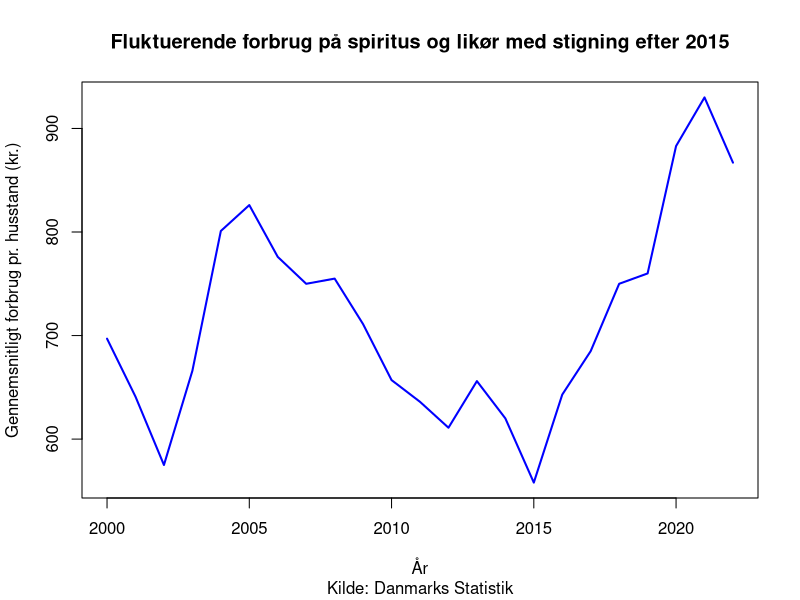
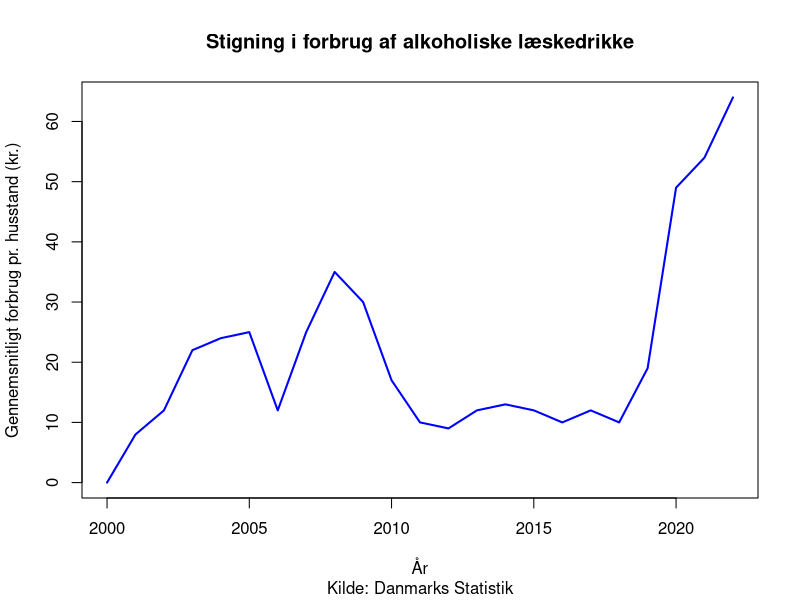
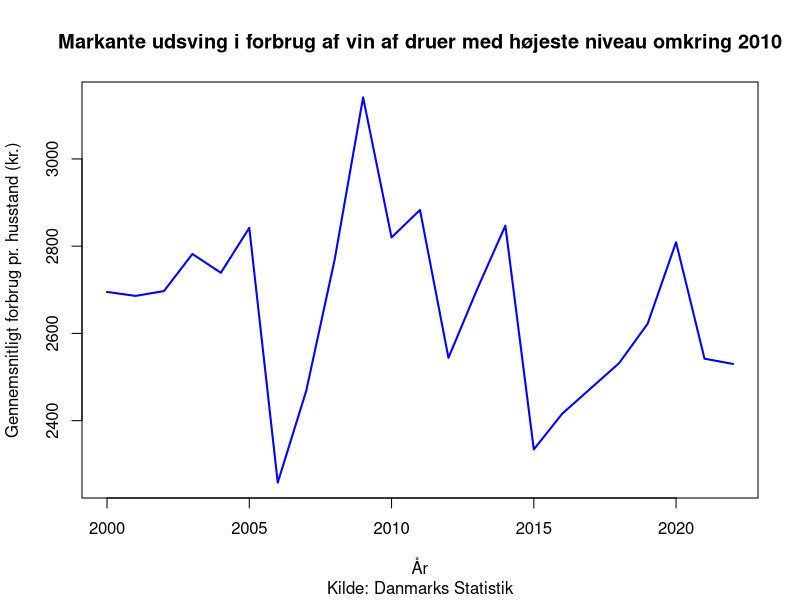
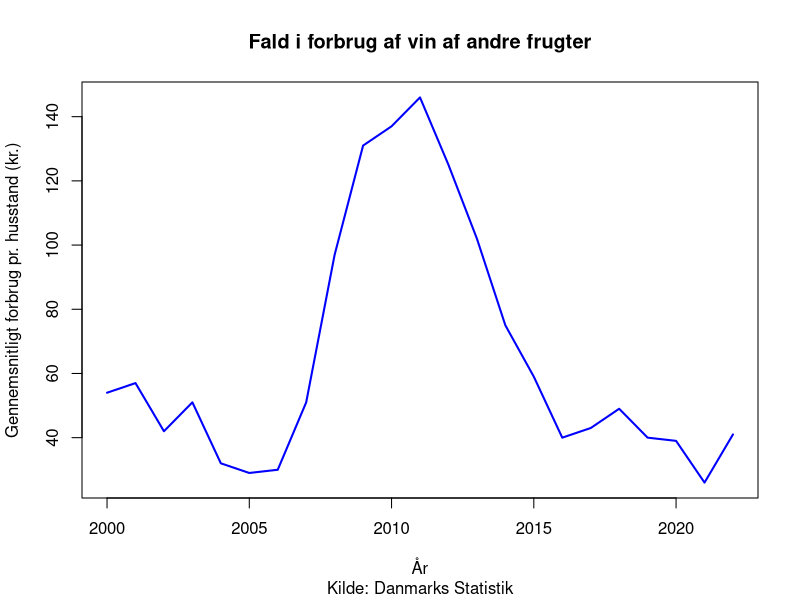
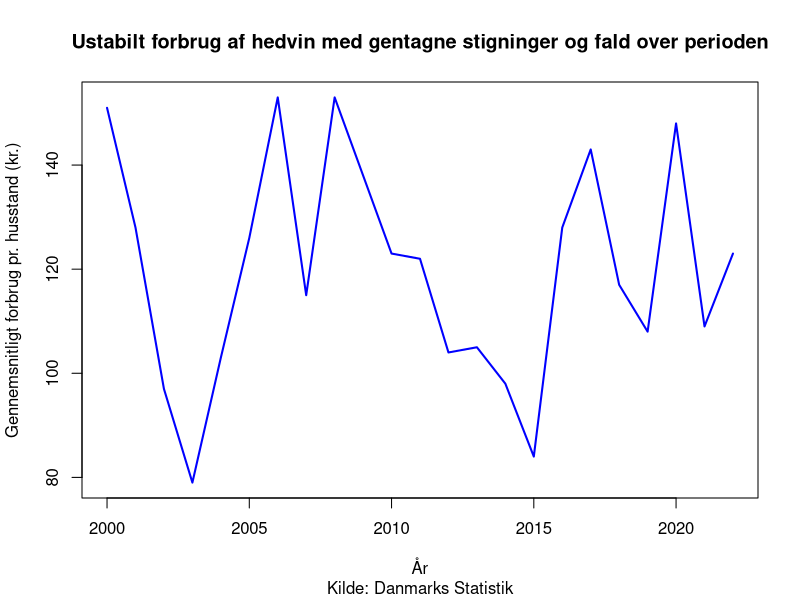
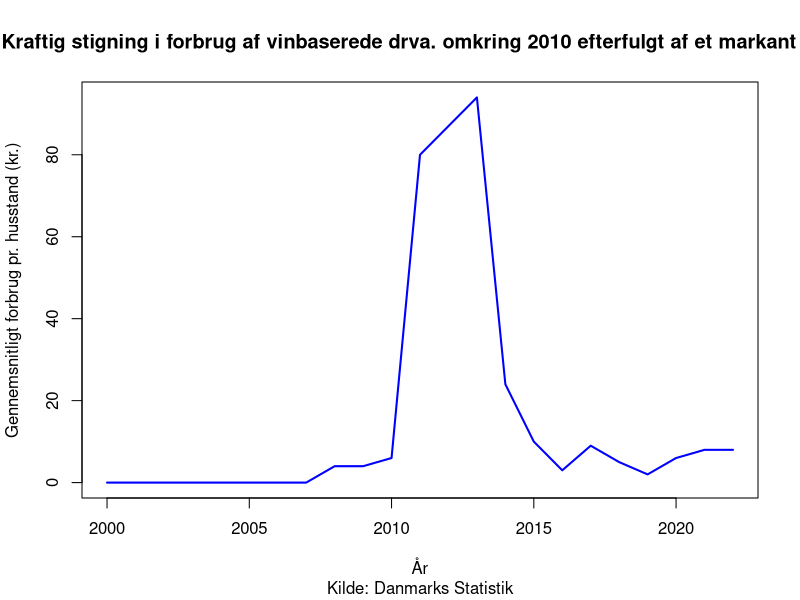
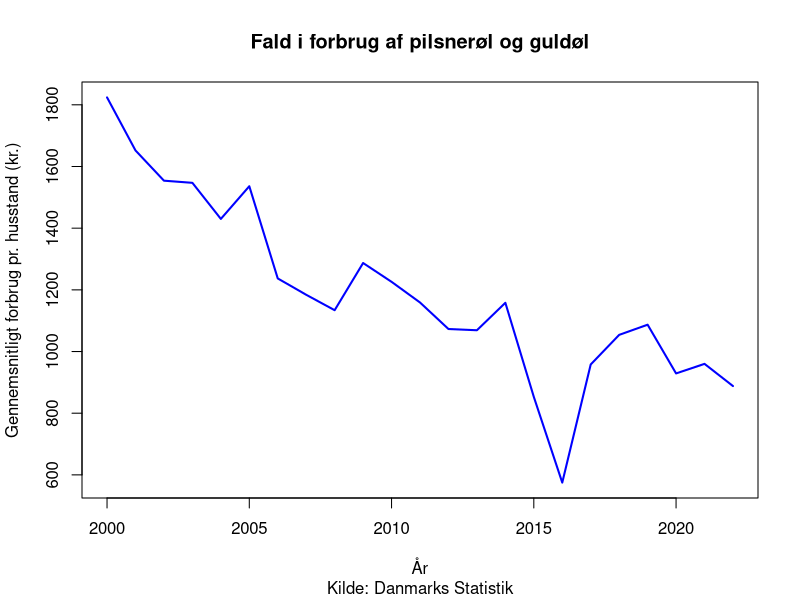
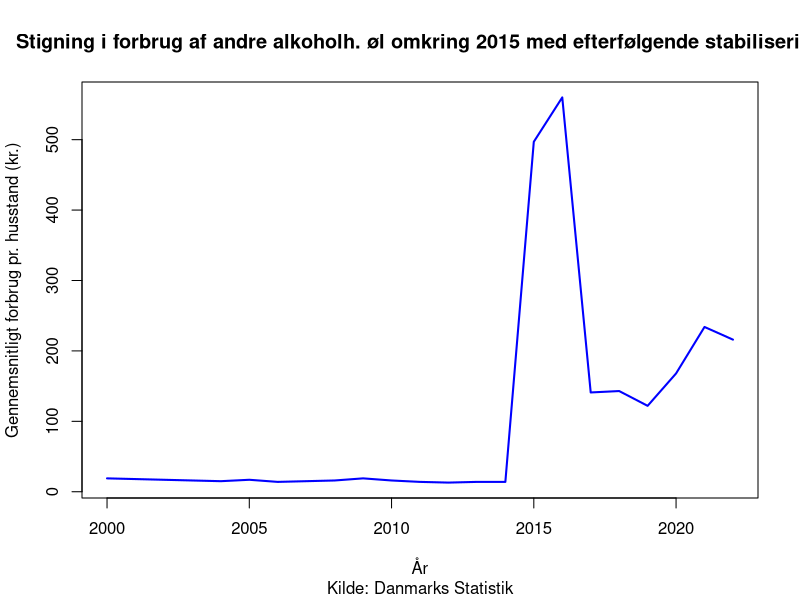

These figures' R source, in order:
library(tidyverse)
library(ggplot2)


# Indlæs filen
fu02_data <- read.csv("FU02.csv", header = FALSE, stringsAsFactors = FALSE)

# Fjern de første fem rækker, rækker 16 og 17 samt den første kolonne
fu02_data <- fu02_data[-c(1:5, 16:17), -1]

# Tilpas kolonnenavne: Første kolonne som "Kategori", og resten som årstal fra 2000-2022
names(fu02_data) <- c("Kategori", paste0(2000:2022))

# Rens kategorier for specialtegn
fu02_data$Kategori <- iconv(fu02_data$Kategori, from = "latin1", to = "UTF-8")

# Lav en liste med dine egne titler, en for hver kategori
konkluderende_titler <- c(
  "Fluktuerende forbrug på spiritus og likør med stigning efter 2015",
  "Stigning i forbrug af alkoholiske læskedrikke",
  "Markante udsving i forbrug af vin af druer med højeste niveau omkring 2010",
  "Fald i forbrug af vin af andre frugter",
  "Ustabilt forbrug af hedvin med gentagne stigninger og fald over perioden",
  "Kraftig stigning i forbrug af vinbaserede drva. omkring 2010 efterfulgt af et markant fald",
  "Fald i forbrug af pilsnerøl og guldøl",
  "Stigning i forbrug af andre alkoholh. øl omkring 2015 med efterfølgende stabilisering",
  "Øget forbrug af alkoholfri øl",
  "Kort stigning i forbrug af ølbaserede drva. omkring 2015, efterfulgt af et brat fald"
)

# Gå igennem hver række og plot med specifik titel
for (i in 1:nrow(fu02_data)) {
  kategori <- fu02_data$Kategori[i]         # Hent kategorinavn
  år <- colnames(fu02_data)[-1]            # Kolonnenavne som år
  værdier <- as.numeric(fu02_data[i, -1])  # Forbrugsdata for kategorien
  
  # Hent den konkluderende titel for denne kategori
  titel <- konkluderende_titler[i]
  
  # Lav en simpel graf
  plot(
    as.numeric(år), værdier,
    type = "l", col = "blue", lwd = 2,
    xlab = "År", ylab = "Gennemsnitligt forbrug pr. husstand (kr.)",
    main = titel,
    sub = "Kilde: Danmarks Statistik"
  )
}

# Opg 4.2 - Korrelation 

# Fjern kategorikolonnen og gør årene til rækker (transponér data)
numeriske_data <- fu02_data[, -1]  # Ekskluder kategorikolonnen
rownames(numeriske_data) <- fu02_data$Kategori  # Brug "Kategori" som rækkeetiketter
transponeret_data <- t(numeriske_data)  # Transponér data

# Beregn korrelationsmatrix mellem forbrugsgrupperne
korrelationer <- cor(transponeret_data, use = "complete.obs", method = "pearson")

# Visualisering af korrelationerne 
library(corrplot)
corrplot(
  korrelationer, 
  method = "number",       # Vis kun værdier som tal
  type = "upper",          # Kun den øvre trekant
  col = "black",           # Sort tekst for tallene
  cl.col = "black",        # Sort farve på bjælken
  cl.cex = 0.8,            # Justér tekststørrelse for bjælken
  tl.col = "black",        # Sort farve for labels (forbrugsgrupper)
  tl.cex = 0.8,            # Justér labelstørrelsen
  number.cex = 0.8         # Justér størrelsen på tallene
)



#plot for at de gemmes samlet

# Opsætning: 5 rækker x 2 kolonner, med justerede marginer
par(mfrow = c(5, 2), mar = c(6, 4, 2, 1))  # Giver ekstra plads i bunden (c(6, 4, 2, 1))

# Gå igennem og plot alle grafer
for (i in 1:nrow(fu02_data)) {
  kategori <- fu02_data$Kategori[i]
  år <- colnames(fu02_data)[-1]
  værdier <- as.numeric(fu02_data[i, -1])
  titel <- konkluderende_titler[i]
  
  # Plot hver graf med plads til kilde
  plot(
    as.numeric(år), værdier,
    type = "l", col = "blue", lwd = 2,
    xlab = "År", ylab = "Gennemsnitligt forbrug pr. husstand (kr.)",
    main = titel
  )
  
  # Tilføj kilden som tekst under grafen
  mtext(
    "Kilde: Danmarks Statistik, ", 
    side = 1, line = 4, cex = 0.8
  )
}


